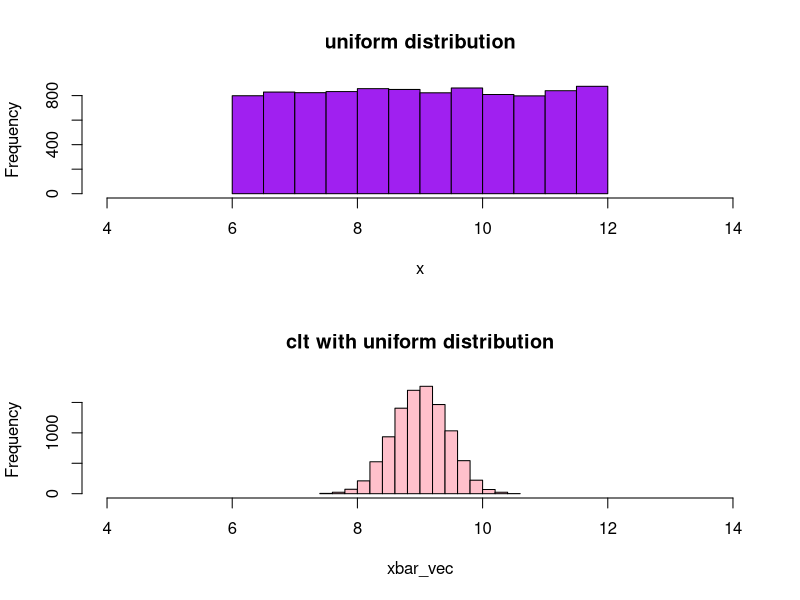

R code for this plot:
# CLT with uniform distribution
# generate 10000 point from uniform distribution(a, b)

a=6
b=12
x=runif(10000,a,b)
n_sample=16
xbar_vec=c()
for(i in 1:10000){
	xa = runif(n_sample,a,b)
	xbar=mean(xa)
	xbar_vec=c(xbar_vec,xbar)
}
pdf('clt_uniform.pdf')
par(mfrow=c(2,1))
hist(x,col="purple",main="uniform distribution",xlim=c(4,14))
hist(xbar_vec,col="pink",main="clt with uniform distribution",xlim=c(4,14))
dev.off()
